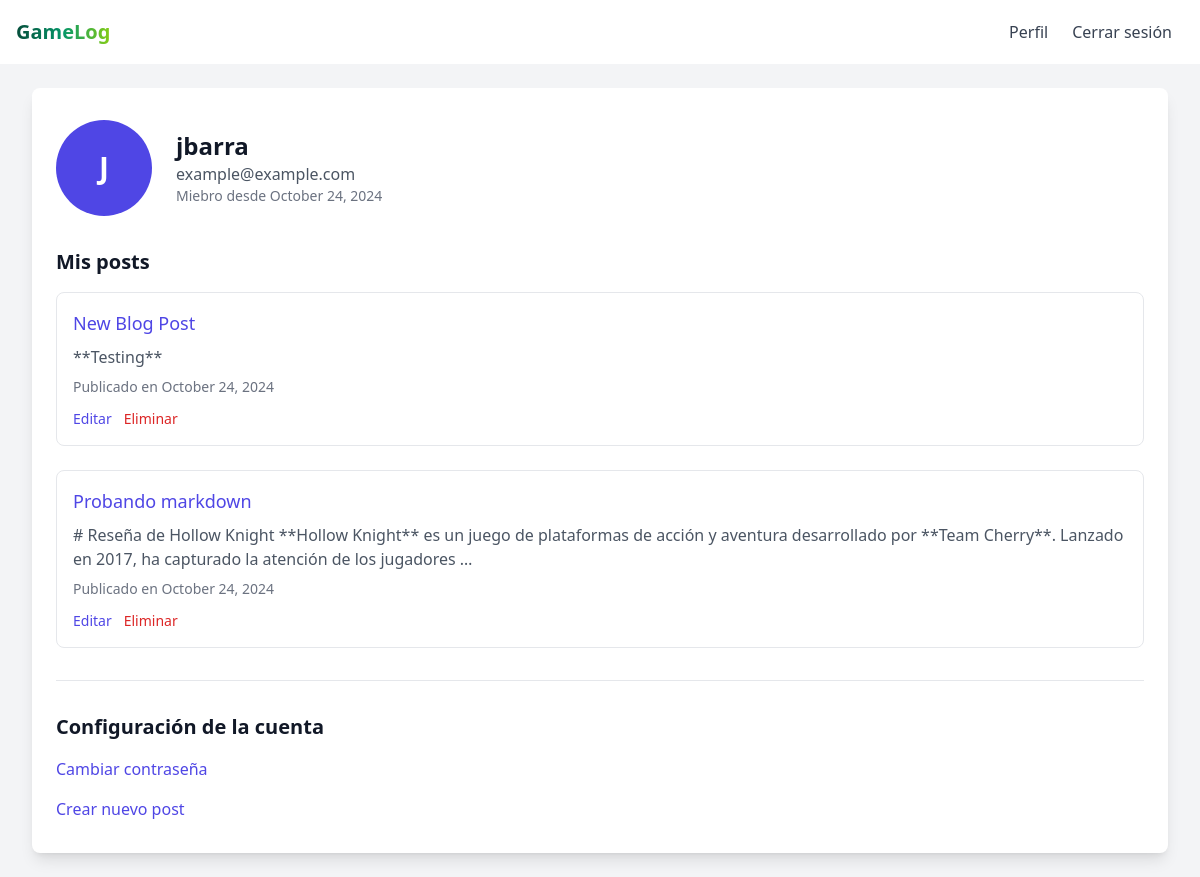
The page /accounts/profile/ (signed in) on the database its author committed.
### users/models.py (models this page shows, shortened)
class User(AbstractUser):
    bio = models.TextField(max_length=500, blank=True)
    profile_image = models.ImageField(upload_to='profile_pics/', blank=True)

### blog/models.py (models this page shows, shortened)
class BlogPost(models.Model):
    title = models.CharField(max_length=200)
    content = models.TextField()
    author = models.ForeignKey(User, on_delete=models.CASCADE)
    created_at = models.DateTimeField(auto_now_add=True)
    updated_at = models.DateTimeField(auto_now=True)

### users/views.py (the view)
# urls.py: path('profile/', profile_view, name='profile'),
@login_required
def profile_view(request):
    return render(request, 'registration/profile.html')

### templates/registration/profile.html
{% extends 'base.html' %}
{% block content %}
<div class="min-h-screen bg-gray-100 py-6">
    <div class="max-w-7xl mx-auto px-4 sm:px-6 lg:px-8">
        <div class="bg-white shadow-lg rounded-lg overflow-hidden">
            <div class="px-6 py-8">
                <div class="flex items-center space-x-6 mb-8">
                    <div class="h-24 w-24 rounded-full bg-indigo-600 flex items-center justify-center">
                        <span class="text-3xl font-bold text-white">
                            {{ user.username|make_list|first|upper }}
                        </span>
                    </div>
                    <div>
                        <h1 class="text-2xl font-bold text-gray-900">{{ user.username }}</h1>
                        <p class="text-gray-600">{{ user.email }}</p>
                        <p class="text-sm text-gray-500">Miebro desde {{ user.date_joined|date:"F j, Y" }}</p>
                    </div>
                </div>
                <div class="mt-8">
                    <h2 class="text-xl font-semibold text-gray-900 mb-4">Mis posts</h2>
                    <div class="space-y-6">
                        {% for post in user.blogpost_set.all %}
                            <div class="border rounded-lg p-4">
                                <h3 class="text-lg font-medium">
                                    <a href="{% url 'detail' post.pk %}" class="text-indigo-600 hover:text-indigo-500">
                                        {{ post.title }}
                                    </a>
                                </h3>
                                <p class="text-gray-600 mt-2">{{ post.content|truncatewords:30 }}</p>
                                <div class="mt-2 text-sm text-gray-500">
                                    Publicado en {{ post.created_at|date:"F j, Y" }}
                                </div>
                                <div class="mt-3 flex space-x-3">
                                    <a href="{% url 'update' post.pk %}" class="text-indigo-600 hover:text-indigo-500 text-sm">
                                        Editar
                                    </a>
                                    <a href="{% url 'delete' post.pk %}" class="text-red-600 hover:text-red-500 text-sm">
                                        Eliminar
                                    </a>
                                </div>
                            </div>
                        {% empty %}
                            <p class="text-gray-500 text-center py-4">Aún no hay posts.</p>
                        {% endfor %}
                    </div>
                </div>
                <div class="mt-8 pt-8 border-t border-gray-200">
                    <h2 class="text-xl font-semibold text-gray-900 mb-4">Configuración de la cuenta</h2>
                    <div class="space-y-4">
                        <a href="{% url 'password_change' %}" class="text-indigo-600 hover:text-indigo-500 block">
                            Cambiar contraseña
                        </a>
                        <a href="{% url 'create' %}" class="text-indigo-600 hover:text-indigo-500 block">
                            Crear nuevo post
                        </a>
                    </div>
                </div>
            </div>
        </div>
    </div>
</div>
{% endblock %}

### rows shown on the page
User: username|make_list "J", username "jbarra", email "example@example.com", date_joined "October 24, 2024"
BlogPost: title "New Blog Post", content "**Testing**", created_at "October 24, 2024"
BlogPost: title "Probando markdown", content "# Reseña de Hollow Knight **Hollow Knight** es un juego de plataformas de acción y aventura desarrollado por **Team Cherry**. Lanzado en 2017, ha capturado la atención de los jugadores …", created_at "October 24, 2024"
